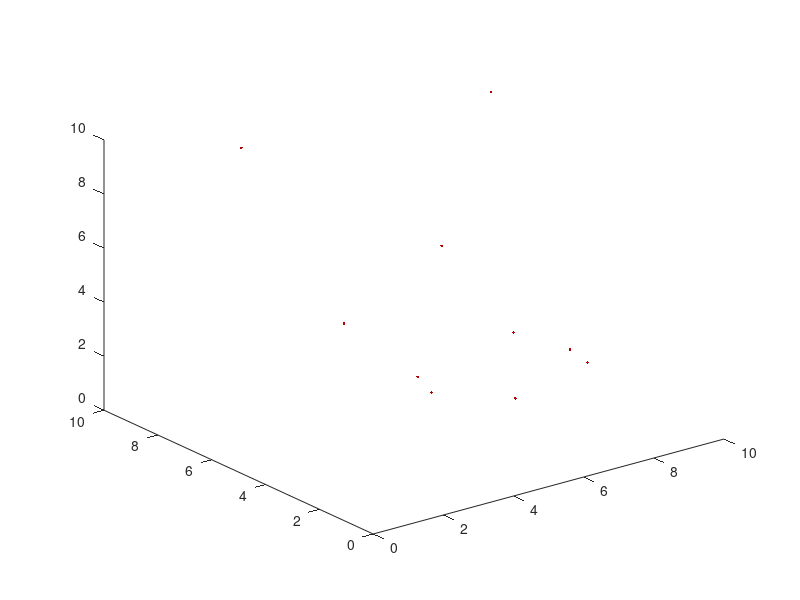

The MATLAB source for this figure:
% Program Analyze an Image and Get color
%I = imread('yoo.png');
%imshow(I(:,:,3))

% Extracts the RGB of each pixel in the  image
%r = I(:,:,1);
%g = I(:,:,2);
%b = I(:,:,3);
%r = reshape(I(:,:,1),1,[]); %There should be away to easilt index throughout the matrix
%g = reshape(I(:,:,2),1,[]);
%b = reshape(I(:,:,3),1,[]);
%numofPixels = size(r);
figure;
n = 0;
%hold on
points = cell(1,50);
color = jet(50);
for i = 1:50
   %Getting a weird error with my loop
   
   n = n + 1;
   %disp(i)
   color_Plot = '.k';
 
   r = 10*rand(10);
   g = 10*rand(10);
   b = 10*rand(10);
   
   points{i} = [r, g, b];
  % hold on
   %figure(1);
 %  plot3(r(i),g(i),b(i), color_Plot); %%Plot only can do X,Y, no Z. 
   
end

figure;
for i = 1:50
    plot3(points{i}(:,1), points{i}(:,2), points{i}(:,3),'.','Color',color(i,:));
end
% Produces R(1.....n) I want to get like point_1  = r(1) g(1) b(1)
Pixel = struct;
RGB_vector = [r g b];
Pixel.rgb = RGB_vector;
%RGB_vector(1,1,1);
%RGB_vector(:,1)


% Call it by RGB_vector(
%Call RGB value for a pixel by
%figure
%plot3(r,g,b, '.')

